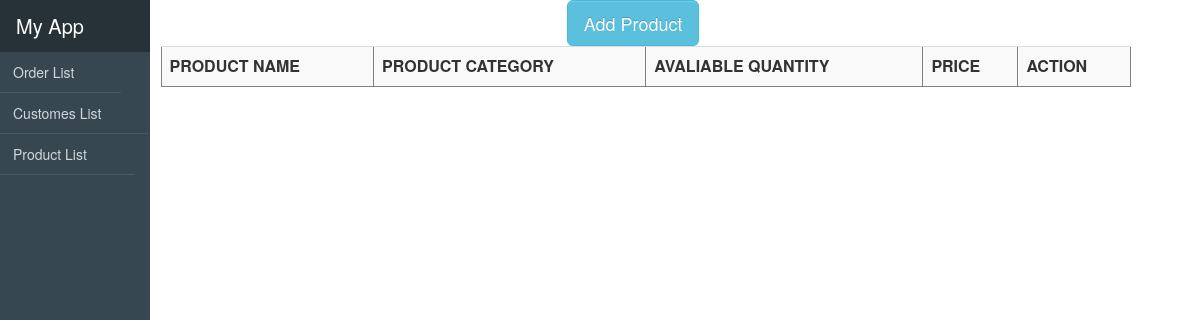
The page /productlist/ on the database as committed earlier.
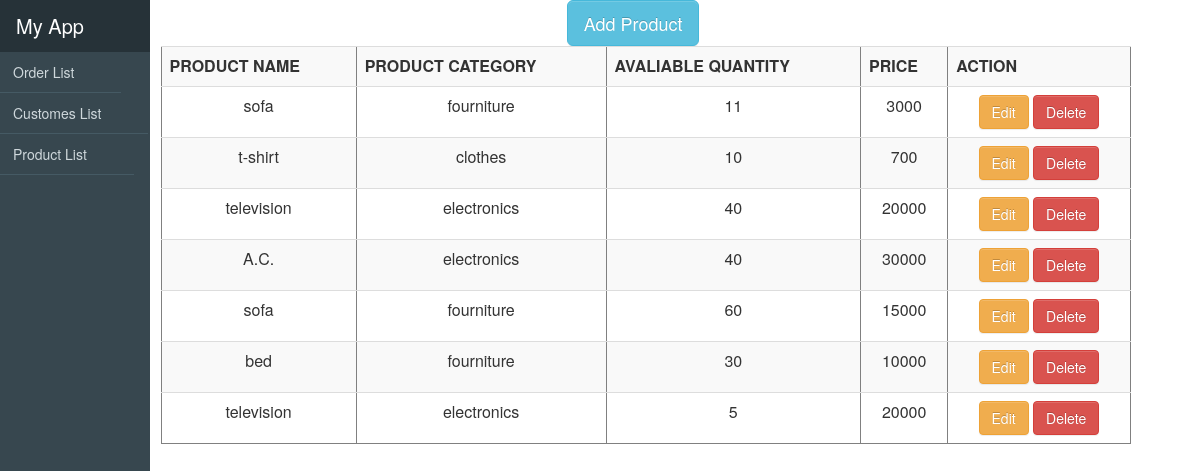
The same page on the database as committed later.
### productselling/models.py (models this page shows, shortened)
class Product(models.Model):
    name = models.CharField(max_length=100)
    type = models.CharField(max_length=50)
    avaliable = models.IntegerField(null=True, blank=True)
    price = models.IntegerField(null=True, blank=True)

### productselling/views.py (the view)
# urls.py: path('productlist/', Product_List ,name='productlist'),
def Product_List(request):
    context = {}
    all = Product.objects.all().order_by('-id')
    context['all'] = all
    return render(request, 'productlist.html', context)

### productselling/templates/productlist.html (shortened to what this page needs)
{% include "sidebar.html" %}
<link rel="stylesheet" href="https://cdn.jsdelivr.net/npm/bootstrap@4.0.0/dist/css/bootstrap.min.css">
    <!DOCTYPE html>
    <html lang="en">
    <head>
      <link rel="stylesheet" href="https://maxcdn.bootstrapcdn.com/bootstrap/3.4.1/css/bootstrap.min.css">
    <div class="container">
      <button type="button" class="btn btn-info btn-lg" style="margin-left: 47%" data-toggle="modal" data-target="#myModal">Add Product</button>
    </div>
    <div class="col-md-10">
    <table  border="1px solid black" style="text-align: center; margin-left: 15%;" class="table table-striped">
      <tr>
          <th>PRODUCT NAME</th>
          <th>PRODUCT CATEGORY</th>
          <th>AVALIABLE QUANTITY</th>
          <th>PRICE</th>
          <th>ACTION</th>
      </tr>
      {% for a in all %}
      <tr>
        <td>{{a.name}}</td>
        <td>{{a.type}}</td>
        <td>{{a.avaliable}}</td>
        <td>{{a.price}}</td>
        <td><a href="{% url 'updateproduct' a.id %}"  class="btn btn-warning">Edit</a>
          <a href="{% url 'delete' a.id 'product' %}"  class="btn btn-danger">Delete</a></td>
      {% endfor %}
    </table>
  </div>

### productselling/templates/sidebar.html (shortened to what this page needs)
<link rel="stylesheet" href="https://cdn.jsdelivr.net/npm/bootstrap@3.3.7/dist/css/bootstrap.min.css">
<link rel="stylesheet" href="https://cdn.jsdelivr.net/npm/bootstrap@3.3.7/dist/css/bootstrap-theme.min.css">
<div id="viewport">
  <div id="sidebar">
    <header>
      <a href="#">My App</a>
    </header>
    <ul class="nav">
      <li>
        <a href="{% url 'order' %}">
           Order List
        </a>
      </li>
      <li>
        <a href="{% url 'customerlist' %}">
           Customes List
        </a>
      </li>
      <li>
        <a href="{% url 'productlist' %}">
           Product List
        </a>
      </li>
    </ul>
  </div>
</div>

### productselling/templates/sidebar.html (style rules this page uses)
#viewport { padding-left: 200px; -webkit-transition: all 0.5s ease; -moz-transition: all 0.5s ease; -o-transition: all 0.5s ease; transition: all 0.5s ease; }
#sidebar { z-index: 1000; position: fixed; left: 200px; width: 200px; height: 100%; margin-left: -250px; overflow-y: auto; background: #37474F; -webkit-transition: all 0.5s ease; -moz-transition: all 0.5s ease; -o-transition: all 0.5s ease; transition: all 0.5s ease; }
#sidebar header { background-color: #263238; font-size: 20px; line-height: 52px; text-align: center; }
#sidebar header a { color: #fff; display: block; text-decoration: none; }
#sidebar .nav a { background: none; border-bottom: 1px solid #455A64; color: #CFD8DC; font-size: 14px; padding: 10px 47px; }

Rows that differ between the two databases and show on the page:
added Product: name "sofa", type "fourniture", avaliable "11", price "3000"
added Product: name "t-shirt", type "clothes", avaliable "10", price "700"
added Product: name "television", type "electronics", avaliable "40", price "20000"
added Product: name "A.C.", type "electronics", avaliable "40", price "30000"
added Product: name "sofa", type "fourniture", avaliable "60", price "15000"
added Product: name "bed", type "fourniture", avaliable "30", price "10000"
added Product: name "television", type "electronics", avaliable "5", price "20000"
